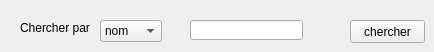
     <widget class="QWidget" name="recherche">
      <attribute name="title">
       <string>Recherche</string>
      </attribute>
      <widget class="QLabel" name="label_12">
       <property name="geometry">
        <rect>
         <x>20</x>
         <y>20</y>
         <width>101</width>
         <height>16</height>
        </rect>
       </property>
       <property name="text">
        <string>Chercher par</string>
       </property>
      </widget>
      <widget class="QComboBox" name="comboBox">
       <property name="geometry">
        <rect>
         <x>100</x>
         <y>20</y>
         <width>62</width>
         <height>22</height>
        </rect>
       </property>
       <item>
        <property name="text">
         <string>nom</string>
        </property>
       </item>
       <item>
        <property name="text">
         <string>prenom</string>
        </property>
       </item>
       <item>
        <property name="text">
         <string>Role</string>
        </property>
       </item>
      </widget>
      <widget class="QLineEdit" name="lineEdit">
       <property name="geometry">
        <rect>
         <x>190</x>
         <y>20</y>
         <width>113</width>
         <height>20</height>
        </rect>
       </property>
      </widget>
      <widget class="QPushButton" name="pushButton_5">
       <property name="geometry">
        <rect>
         <x>350</x>
         <y>20</y>
         <width>75</width>
         <height>23</height>
        </rect>
       </property>
       <property name="text">
        <string>chercher</string>
       </property>
      </widget>
     </widget>
